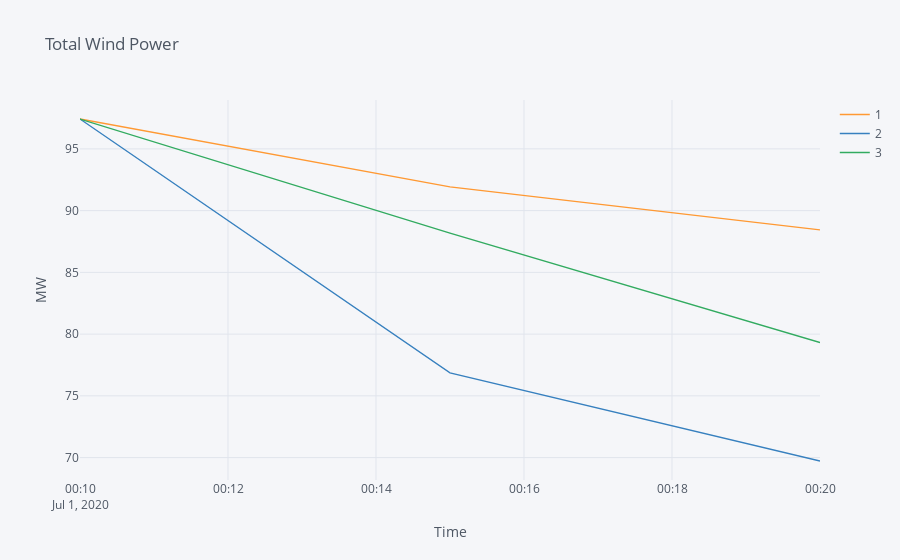

The notebook cell saved with this chart:
### Markdown cell above
# plot

### Code cell
# total power
# choose sim_timestamp for which to plot all scenarios
sim_timestamp = sim_timestamps[0]

# all needed period timestamps: t0,t1,...
timestamps = pd.date_range(
    start=sim_timestamp - pd.Timedelta("5min"), periods=n_periods + 1, freq="5min"
)
plot_df = pd.DataFrame(index=timestamps, columns=range(1, n_scenarios + 1),)
for scenario_nr in range(1, n_scenarios + 1):
    s = all_scenarios_df.loc[(sim_timestamp, scenario_nr,)].sum(axis=1)
    s.loc[timestamps[0]] = grid.actuals.loc[timestamps[0]].loc["TotalPower"]

    plot_df[scenario_nr] = s

#plot_df.iplot()
#plot_df.iplot(xTitle="Time", yTitle="MW", title="Total Wind Power", asImage=True,)
plot_df.iplot(xTitle="Time", yTitle="MW", title="Total Wind Power")

### Figure 1 — Plotly figure (JSON) as saved in the notebook; plotly's stock layout.template omitted (floating-point values rounded to 4 significant figures)
{"data": [{"line": {"color": "rgba(255, 153, 51, 1.0)", "dash": "solid", "shape": "linear", "width": 1.3}, "mode": "lines", "name": "1", "text": "", "type": "scatter", "x": ["2020-07-01 00:10:00+00:00", "2020-07-01 00:15:00+00:00", "2020-07-01 00:20:00+00:00"], "y": [97.42, 91.92, 88.44]}, {"line": {"color": "rgba(55, 128, 191, 1.0)", "dash": "solid", "shape": "linear", "width": 1.3}, "mode": "lines", "name": "2", "text": "", "type": "scatter", "x": ["2020-07-01 00:10:00+00:00", "2020-07-01 00:15:00+00:00", "2020-07-01 00:20:00+00:00"], "y": [97.42, 76.86, 69.72]}, {"line": {"color": "rgba(50, 171, 96, 1.0)", "dash": "solid", "shape": "linear", "width": 1.3}, "mode": "lines", "name": "3", "text": "", "type": "scatter", "x": ["2020-07-01 00:10:00+00:00", "2020-07-01 00:15:00+00:00", "2020-07-01 00:20:00+00:00"], "y": [97.42, 88.18, 79.32]}], "layout": {"legend": {"bgcolor": "#F5F6F9", "font": {"color": "#4D5663"}}, "paper_bgcolor": "#F5F6F9", "plot_bgcolor": "#F5F6F9", "title": {"font": {"color": "#4D5663"}, "text": "Total Wind Power"}, "xaxis": {"gridcolor": "#E1E5ED", "showgrid": true, "tickfont": {"color": "#4D5663"}, "title": {"font": {"color": "#4D5663"}, "text": "Time"}, "zerolinecolor": "#E1E5ED"}, "yaxis": {"gridcolor": "#E1E5ED", "showgrid": true, "tickfont": {"color": "#4D5663"}, "title": {"font": {"color": "#4D5663"}, "text": "MW"}, "zerolinecolor": "#E1E5ED"}}}
